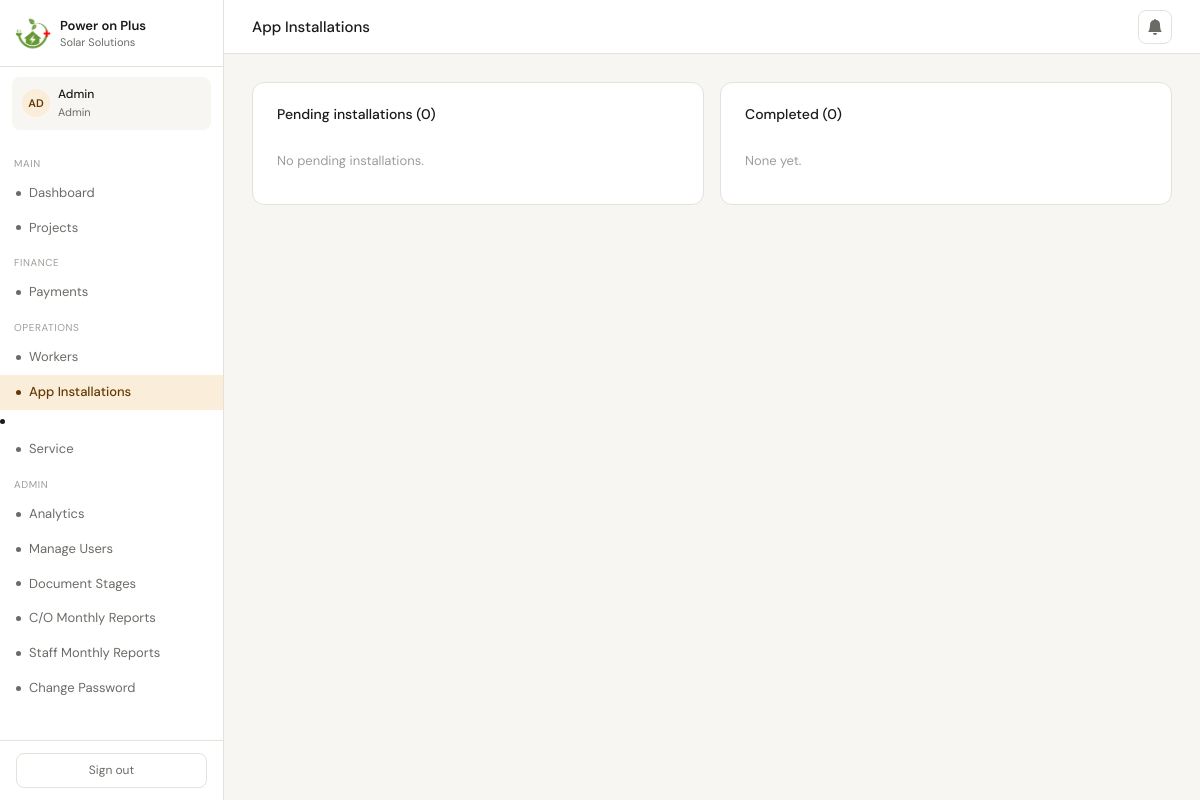
The app's page /installations (signed in) with its own data.
### app.py (models this page shows, shortened)
class User(UserMixin, db.Model):
    __tablename__ = 'users'
    id         = db.Column(db.Integer, primary_key=True)
    username   = db.Column(db.String(80),  unique=True, nullable=False)
    email      = db.Column(db.String(120), unique=True, nullable=False)
    password   = db.Column(db.String(512), nullable=False)   # 512 for scrypt hashes
    full_name  = db.Column(db.String(120), nullable=False)
    role       = db.Column(db.Enum('admin','coordinator','documents','payments','onsite','appinstall'), nullable=False)
    is_active  = db.Column(db.Boolean, default=True)
    created_at = db.Column(db.DateTime, default=datetime.utcnow)
    status     = db.Column(db.String(20), nullable=False, default='active')
    failed_logins   = db.Column(db.Integer, default=0)
    locked_until    = db.Column(db.DateTime, nullable=True)

### app.py (the view)
@app.route('/installations')
@login_required
@roles_required('admin', 'appinstall', 'documents')
def installations():
    return render_template('installations.html',
        pending=AppInstallation.query.filter_by(status='Pending').all(),
        completed=AppInstallation.query.filter_by(status='Completed').all(), today=date.today())

### app.py (called while the page is built)
@app.after_request
def set_security_headers(response):
    response.headers['X-Content-Type-Options']    = 'nosniff'
    response.headers['X-Frame-Options']           = 'SAMEORIGIN'
    response.headers['X-XSS-Protection']          = '1; mode=block'
    response.headers['Referrer-Policy']           = 'strict-origin-when-cross-origin'
    response.headers['Permissions-Policy']        = 'geolocation=(), microphone=(), camera=()'
    response.headers['Content-Security-Policy'] = (
        "default-src 'self'; "
        "script-src 'self' 'unsafe-inline' https://cdn.jsdelivr.net https://cdnjs.cloudflare.com; "
        "style-src 'self' 'unsafe-inline' https://fonts.googleapis.com https://cdn.jsdelivr.net; "
        "font-src 'self' https://fonts.gstatic.com; "
        "img-src 'self' data:; "
        "connect-src 'self';"
    )
    return response

@login_manager.user_loader
def load_user(user_id):
    return User.query.get(int(user_id))

def roles_required(*roles):
    def decorator(f):
        @wraps(f)
        def wrapper(*args, **kwargs):
            if not current_user.is_authenticated or current_user.role not in roles:
                flash('Access denied.', 'danger')
                return redirect(url_for('dashboard'))
            return f(*args, **kwargs)
        return wrapper
    return decorator

### templates/installations.html (shortened to what this page needs)
{% extends "base.html" %}
{% block page_title %}App Installations{% endblock %}
{% block content %}
<div class="two-col">
  <div class="card">
    <div class="card-title">Pending installations ({{ pending | length }})</div>
    {% if pending %}
    <div style="overflow-x:auto;-webkit-overflow-scrolling:touch">
    <table class="pending-table">
      <thead>
        <tr>
          <th>Project</th><th>Customer</th><th>Phone</th>
          <th>Location</th><th>kW</th><th>Scheduled</th>
          <th>Reschedule</th><th></th>
        </tr>
      </thead>
      <tbody>
        {% for i in pending %}
        <tr>
          <td data-label="Project" style="font-weight:500">
            <a href="{{ url_for('project_detail', pid=i.project_id) }}"
               style="color:var(--amber-600)">{{ i.project.project_code }}</a>
          </td>
          <td data-label="Customer">{{ i.project.customer.name }}</td>
          <td data-label="Phone" style="font-size:13px">
            {{ i.project.customer.phone or '—' }}
          </td>
          <td data-label="Location" style="font-size:12px;color:var(--muted)">
            <div>
              {% if i.project.customer.district %}
                {{ i.project.customer.district }}
                {% if i.project.customer.pincode %} — {{ i.project.customer.pincode }}{% endif %}
              {% endif %}
              {% if i.project.customer.address %}
                <div style="font-size:11px;color:var(--hint);margin-top:2px;max-width:160px;
                            white-space:nowrap;overflow:hidden;text-overflow:ellipsis"
                     title="{{ i.project.customer.address }}">
                  {{ i.project.customer.address }}
                </div>
              {% endif %}
              {% if not i.project.customer.district and not i.project.customer.address %}
                <span style="color:var(--hint)">—</span>
              {% endif %}
            </div>
          </td>
          <td data-label="kW" style="font-size:12px;color:var(--muted)">
            {{ i.project.system_kw }} kW
          </td>
          <td data-label="Scheduled">{{ i.scheduled_date | date_fmt }}</td>
          <td data-label="Reschedule" class="td-actions">
            {% if current_user.role in ['admin','appinstall'] %}
            <form method="POST" action="{{ url_for('update_installation', pid=i.project_id) }}" value="{{ csrf_token() }}"
                  style="display:flex;gap:6px;align-items:center;flex-wrap:wrap">
              <input type="hidden" name="status" value="Scheduled">
              <input type="date" name="scheduled_date"
                     style="font-size:12px;padding:4px 8px;border:0.5px solid var(--border);
                            border-radius:var(--radius);background:transparent"/>
              <button type="submit" class="btn btn-sm">Reschedule</button>
            </form>
            {% else %}
            <span style="font-size:12px;color:var(--hint)">{{ i.rescheduled_date | date_fmt }}</span>
            {% endif %}
          </td>
          <td class="td-actions">
            {% if current_user.role in ['admin','appinstall'] %}
            <form method="POST" action="{{ url_for('update_installation', pid=i.project_id) }}" value="{{ csrf_token() }}"
                  style="display:flex;gap:6px;align-items:center;flex-wrap:wrap">
              <input type="hidden" name="status" value="Completed"/>
              <input type="hidden" name="completed_date" value="{{ today.strftime('%Y-%m-%d') }}"/>
              <button type="submit" class="btn btn-sm btn-primary">Mark done</button>
            </form>
            {% else %}
            <span style="font-size:12px;color:var(--hint)">—</span>
            {% endif %}
          </td>
        </tr>
        {% endfor %}
      </tbody>
    </table>
    </div>
    {% else %}
    <div style="color:var(--hint);font-size:13px;padding:12px 0">No pending installations.</div>
    {% endif %}
  </div>
  <div class="card">
    <div class="card-title">Completed ({{ completed | length }})</div>
    {% if completed %}
    <div style="overflow-x:auto;-webkit-overflow-scrolling:touch">
    <table class="completed-table">
      <thead>
        <tr><th>Project</th><th>Customer</th><th>Location</th><th>Completed</th></tr>
      </thead>
      <tbody>
        {% for i in completed %}
        <tr>
          <td data-label="Project" style="font-weight:500">{{ i.project.project_code }}</td>
          <td data-label="Customer">{{ i.project.customer.name }}</td>
          <td data-label="Location" style="font-size:12px;color:var(--muted)">
            {{ i.project.customer.district or '—' }}
          </td>
          <td data-label="Completed">{{ i.completed_date | date_fmt }}</td>
        </tr>
        {% endfor %}
      </tbody>
    </table>
    </div>
    {% else %}
    <div style="color:var(--hint);font-size:13px;padding:12px 0">None yet.</div>
    {% endif %}
  </div>
</div>
{% endblock %}

### templates/base.html (shortened to what this page needs)
<!DOCTYPE html>
<html lang="en">
<head>
</head>
<body>
<div id="wrap">
  <aside id="sidebar">
    <div class="brand">
      <div class="brand-icon">
        <img src="{{ url_for('static', filename='logo.webp') }}" alt="">
      </div>
      <div class="brand-text">
        <div class="name">Power on Plus</div>
        <div class="sub">Solar Solutions</div>
      </div>
    </div>
    {% if current_user.is_authenticated %}
    <div class="user-chip">
      <div class="user-avatar">{{ current_user.full_name[:2].upper() }}</div>
      <div>
        <div class="uname">{{ current_user.full_name.split()[0] }}</div>
        <div class="urole">{{ current_user.role }}</div>
      </div>
    </div>
    <nav>
      <div class="nav-section">Main</div>
      <a class="nav-link {% if request.endpoint == 'dashboard' %}active{% endif %}" href="{{ url_for('dashboard') }}">
        <span class="dot"></span> Dashboard
      </a>
      <a class="nav-link {% if request.endpoint in ['projects','project_detail'] %}active{% endif %}" href="{{ url_for('projects') }}">
        <span class="dot"></span> Projects
      </a>
      {% if current_user.role in ['admin','payments'] %}
      <div class="nav-section">Finance</div>
      <a class="nav-link {% if request.endpoint == 'payments_dashboard' %}active{% endif %}" href="{{ url_for('payments_dashboard') }}">
        <span class="dot"></span> Payments
      </a>
      {% endif %}
      {% if current_user.role in ['admin','onsite'] %}
      <div class="nav-section">Operations</div>
      <a class="nav-link {% if request.endpoint == 'workers' %}active{% endif %}" href="{{ url_for('workers') }}">
        <span class="dot"></span> Workers
      </a>
      {% endif %}
      {% if current_user.role in ['admin','appinstall','documents'] %}
      <a class="nav-link {% if request.endpoint == 'installations' %}active{% endif %}" href="{{ url_for('installations') }}">
        <span class="dot"></span> App Installations
      </a>
      {% endif %}
      {% if current_user.role in ['admin', 'onsite', 'coordinator'] %}
<li class="nav-item">
  <a class="nav-link {{ 'active' if request.endpoint == 'service_dashboard' }}"
     href="{{ url_for('service_dashboard') }}">
    <span class="dot"></span>Service
  </a>
</li>
{% endif %}
      {% if current_user.role == 'admin' %}
      <div class="nav-section">Admin</div>
      <a class="nav-link {% if request.endpoint == 'admin_analytics' %}active{% endif %}" href="{{ url_for('admin_analytics') }}">
        <span class="dot"></span> Analytics
      </a>
      <a class="nav-link {% if request.endpoint in ['manage_users','new_user'] %}active{% endif %}" href="{{ url_for('manage_users') }}">
        <span class="dot"></span> Manage Users
      </a>
      <a class="nav-link {% if request.endpoint in 'manage_document_stages' %}active{% endif %}" href="{{ url_for('manage_document_stages') }}">
        <span class="dot"></span>Document Stages</a>
      <a class="nav-link {% if request.endpoint in 'coordinator_reports' %}active{% endif %}" href="{{ url_for('coordinator_reports') }}">
        <span class="dot"></span>C/O Monthly Reports</a>
      <a class="nav-link {% if request.endpoint in 'docstaff_reports' %}active{% endif %}" href="{{ url_for('docstaff_reports') }}">
        <span class="dot"></span>Staff Monthly Reports</a>
      <a class="nav-link {% if request.endpoint in 'admin_change_password' %}active{% endif %}" href="{{ url_for('admin_change_password') }}">
        <span class="dot"></span>Change Password</a>
      {% endif %}
    </nav>
    <div class="sidebar-footer">
      <a href="{{ url_for('logout') }}" class="logout-btn">Sign out</a>
    </div>
    {% endif %}
  </aside>
  <div id="main">
    <div id="topbar">
      <div class="topbar-left">
        <div class="topbar-title">{% block page_title %}Dashboard{% endblock %}</div>
      </div>
      <div class="topbar-right">
        {% if current_user.is_authenticated %}
        <div class="notif-wrap" id="notifWrap">
          <button class="notif-btn" id="notifBtn" onclick="toggleNotifPanel()">
            <svg viewBox="0 0 16 16" fill="currentColor">
              <path d="M8 16a2 2 0 0 0 2-2H6a2 2 0 0 0 2 2zm.995-14.901a1 1 0 1 0-1.99 0A5.002 5.002 0 0 0 3 6c0 1.098-.5 6-2 7h14c-1.5-1-2-5.902-2-7a5.002 5.002 0 0 0-3.005-4.901z"/>
            </svg>
          </button>
        </div>
        {% endif %}
      </div>
    </div>
    <div id="content">
      {% block content %}{% endblock %}
    </div>
  </div>
</div>
</body>
</html>

### records on screen
User: full_name "AD", full_name "Admin", role "Admin"

### other values on screen
{{ pending | length }} "0"
{{ completed | length }} "0"
